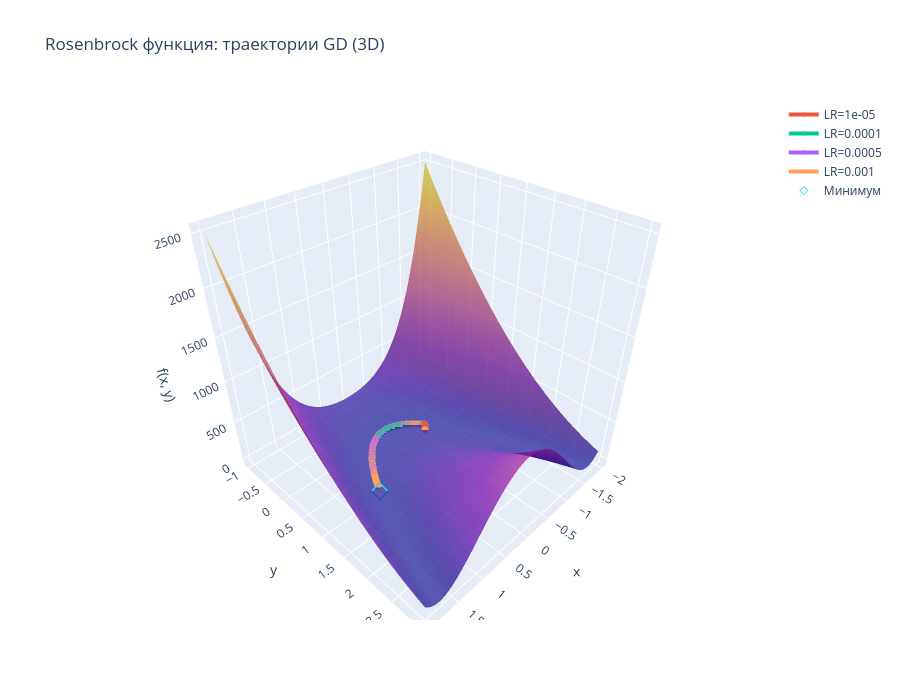
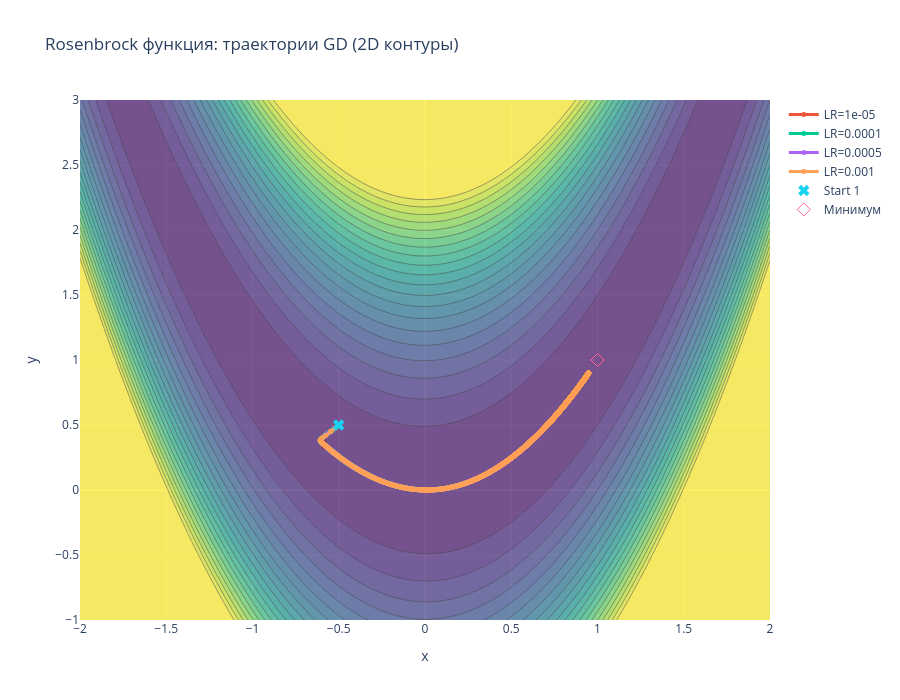

Source (notebook cell) for these figures, in order:
### Code cell
plot_gd_3d(
    x_range=x_range,
    y_range=y_range,
    Z=Z,
    loss_fn=rosenbrock_loss,
    history_dict=results_lr_banna,
    title="Rosenbrock функция: траектории GD (3D)",
    min_point=(1.0, 1.0)  # Минимум функции Розенброка в точке (a, a^2) = (1, 1)
)

plot_gd_2d(
    x_range=x_range,
    y_range=y_range,
    Z=Z,
    history_dict=results_lr_banna,
    title="Rosenbrock функция: траектории GD (2D контуры)",
    start_points=[initial_point],
    min_point=(1.0, 1.0),  # Минимум функции Розенброка в точке (a, a^2) = (1, 1)
    contour_kwargs=dict(
        colorscale='Viridis',
        showscale=False,
        contours=dict(start=0, end=500, size=25),
        opacity=0.7
    )
)

### Figure 1 — Plotly figure (JSON) as saved in the notebook; plotly's stock layout.template omitted (floating-point values rounded to 4 significant figures; data arrays with more than 128 entries replaced by an {"elided": "..."} marker saying what was removed)
{"data": [{"opacity": 0.7, "showscale": false, "type": "surface", "x": {"elided": "200 float values"}, "y": {"elided": "200 float values"}, "z": {"elided": "200x200 float values"}}, {"line": {"width": 4}, "marker": {"size": 4}, "mode": "lines+markers", "name": "LR=1e-05", "type": "scatter3d", "x": {"elided": "5001 float values"}, "y": {"elided": "5001 float values"}, "z": {"elided": "5001 float values"}}, {"line": {"width": 4}, "marker": {"size": 4}, "mode": "lines+markers", "name": "LR=0.0001", "type": "scatter3d", "x": {"elided": "5001 float values"}, "y": {"elided": "5001 float values"}, "z": {"elided": "5001 float values"}}, {"line": {"width": 4}, "marker": {"size": 4}, "mode": "lines+markers", "name": "LR=0.0005", "type": "scatter3d", "x": {"elided": "5001 float values"}, "y": {"elided": "5001 float values"}, "z": {"elided": "5001 float values"}}, {"line": {"width": 4}, "marker": {"size": 4}, "mode": "lines+markers", "name": "LR=0.001", "type": "scatter3d", "x": {"elided": "5001 float values"}, "y": {"elided": "5001 float values"}, "z": {"elided": "5001 float values"}}, {"marker": {"size": 6, "symbol": "diamond-open"}, "mode": "markers", "name": "Минимум", "type": "scatter3d", "x": [1], "y": [1], "z": [0]}], "layout": {"height": 700, "scene": {"xaxis": {"title": {"text": "x"}}, "yaxis": {"title": {"text": "y"}}, "zaxis": {"title": {"text": "f(x, y)"}}}, "title": {"text": "Rosenbrock функция: траектории GD (3D)"}}}

### Figure 2 — Plotly figure (JSON) as saved in the notebook; plotly's stock layout.template omitted (floating-point values rounded to 4 significant figures; data arrays with more than 128 entries replaced by an {"elided": "..."} marker saying what was removed)
{"data": [{"colorscale": [[0, "#440154"], [0.1111, "#482878"], [0.2222, "#3e4989"], [0.3333, "#31688e"], [0.4444, "#26828e"], [0.5556, "#1f9e89"], [0.6667, "#35b779"], [0.7778, "#6ece58"], [0.8889, "#b5de2b"], [1, "#fde725"]], "contours": {"end": 500, "size": 25, "start": 0}, "opacity": 0.7, "showscale": false, "type": "contour", "x": {"elided": "200 float values"}, "y": {"elided": "200 float values"}, "z": {"elided": "200x200 float values"}}, {"line": {"width": 3}, "marker": {"size": 5}, "mode": "lines+markers", "name": "LR=1e-05", "type": "scatter", "x": {"elided": "5001 float values"}, "y": {"elided": "5001 float values"}}, {"line": {"width": 3}, "marker": {"size": 5}, "mode": "lines+markers", "name": "LR=0.0001", "type": "scatter", "x": {"elided": "5001 float values"}, "y": {"elided": "5001 float values"}}, {"line": {"width": 3}, "marker": {"size": 5}, "mode": "lines+markers", "name": "LR=0.0005", "type": "scatter", "x": {"elided": "5001 float values"}, "y": {"elided": "5001 float values"}}, {"line": {"width": 3}, "marker": {"size": 5}, "mode": "lines+markers", "name": "LR=0.001", "type": "scatter", "x": {"elided": "5001 float values"}, "y": {"elided": "5001 float values"}}, {"marker": {"size": 10, "symbol": "x"}, "mode": "markers", "name": "Start 1", "type": "scatter", "x": [-0.5], "y": [0.5]}, {"marker": {"size": 10, "symbol": "diamond-open"}, "mode": "markers", "name": "Минимум", "type": "scatter", "x": [1], "y": [1]}], "layout": {"height": 700, "title": {"text": "Rosenbrock функция: траектории GD (2D контуры)"}, "xaxis": {"title": {"text": "x"}}, "yaxis": {"title": {"text": "y"}}}}
